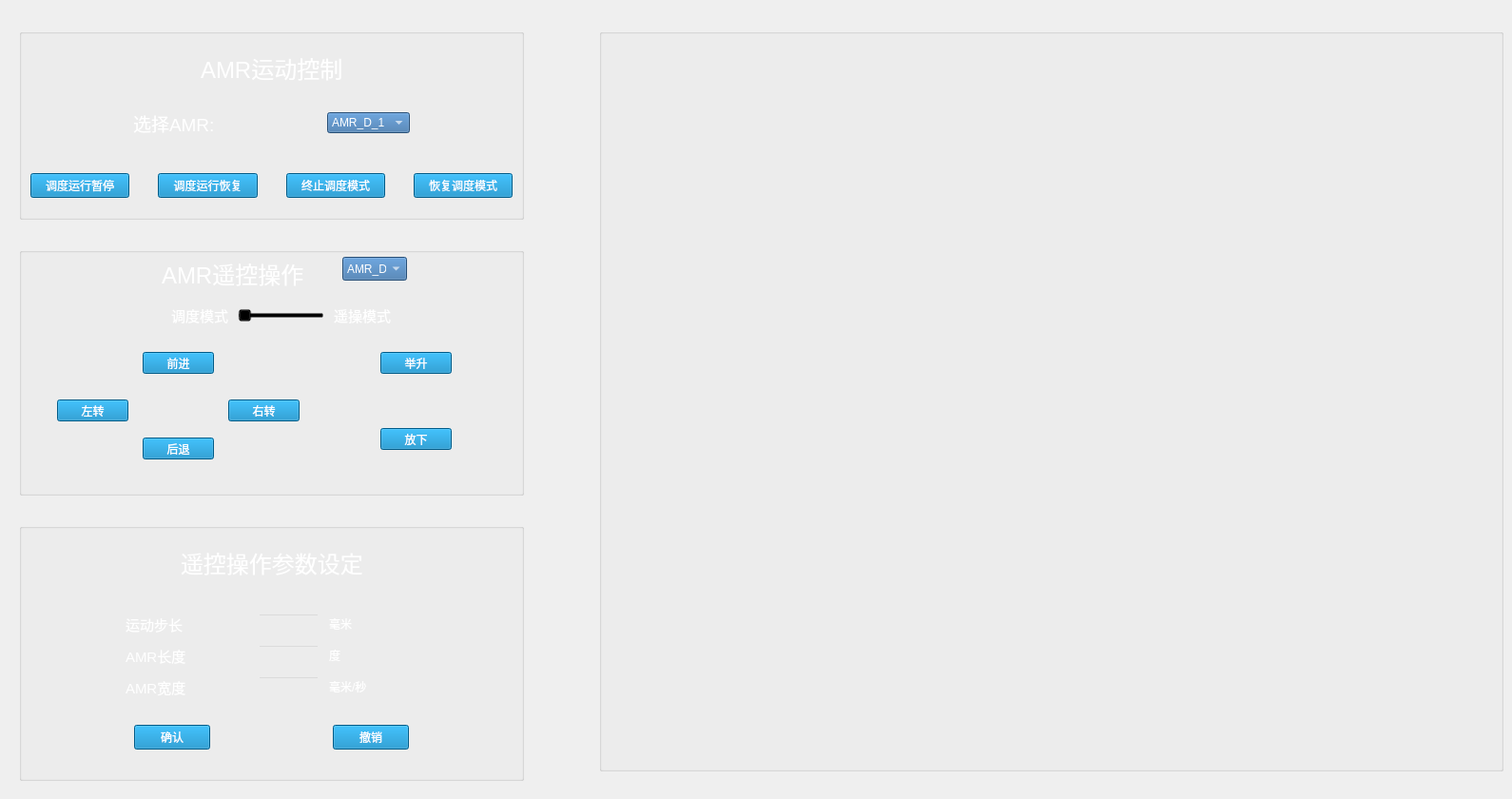
          <widget class="QWidget" name="tab_5">
           <attribute name="title">
            <string>AMR干预控制</string>
           </attribute>
           <widget class="QWidget" name="widget_5" native="true">
            <property name="geometry">
             <rect>
              <x>10</x>
              <y>10</y>
              <width>591</width>
              <height>821</height>
             </rect>
            </property>
            <widget class="QGroupBox" name="groupBox_38">
             <property name="geometry">
              <rect>
               <x>10</x>
               <y>20</y>
               <width>531</width>
               <height>201</height>
              </rect>
             </property>
             <property name="styleSheet">
              <string notr="true">background-color: transparent;</string>
             </property>
             <property name="title">
              <string/>
             </property>
             <layout class="QVBoxLayout" name="verticalLayout_20">
              <item>
               <widget class="QWidget" name="widget_8" native="true">
                <layout class="QGridLayout" name="gridLayout_13">
                 <item row="0" column="2">
                  <spacer name="horizontalSpacer_13">
                   <property name="orientation">
                    <enum>Qt::Horizontal</enum>
                   </property>
                   <property name="sizeHint" stdset="0">
                    <size>
                     <width>40</width>
                     <height>20</height>
                    </size>
                   </property>
                  </spacer>
                 </item>
                 <item row="0" column="0">
                  <spacer name="horizontalSpacer_12">
                   <property name="orientation">
                    <enum>Qt::Horizontal</enum>
                   </property>
                   <property name="sizeHint" stdset="0">
                    <size>
                     <width>40</width>
                     <height>20</height>
                    </size>
                   </property>
                  </spacer>
                 </item>
                 <item row="0" column="1">
                  <widget class="QLabel" name="label_240">
                   <property name="font">
                    <font>
                     <pointsize>10</pointsize>
                    </font>
                   </property>
                   <property name="text">
                    <string>&lt;html&gt;&lt;head/&gt;&lt;body&gt;&lt;p&gt;&lt;span style=&quot; font-size:18pt; color:#ffffff;&quot;&gt;AMR运动控制&lt;/span&gt;&lt;/p&gt;&lt;/body&gt;&lt;/html&gt;</string>
                   </property>
                  </widget>
                 </item>
                 <item row="1" column="1">
                  <spacer name="verticalSpacer_3">
                   <property name="orientation">
                    <enum>Qt::Vertical</enum>
                   </property>
                   <property name="sizeHint" stdset="0">
                    <size>
                     <width>20</width>
                     <height>40</height>
                    </size>
                   </property>
                  </spacer>
                 </item>
                </layout>
               </widget>
              </item>
              <item>
               <layout class="QHBoxLayout" name="horizontalLayout_9">
                <property name="spacing">
                 <number>20</number>
                </property>
                <property name="leftMargin">
                 <number>10</number>
                </property>
                <property name="rightMargin">
                 <number>10</number>
                </property>
                <item>
                 <spacer name="horizontalSpacer_14">
                  <property name="orientation">
                   <enum>Qt::Horizontal</enum>
                  </property>
                  <property name="sizeHint" stdset="0">
                   <size>
                    <width>40</width>
                    <height>20</height>
                   </size>
                  </property>
                 </spacer>
                </item>
                <item>
                 <widget class="QLabel" name="label_241">
                  <property name="text">
                   <string>&lt;html&gt;&lt;head/&gt;&lt;body&gt;&lt;p&gt;&lt;span style=&quot; font-size:14pt; color:#ffffff;&quot;&gt;选择AMR:&lt;/span&gt;&lt;/p&gt;&lt;/body&gt;&lt;/html&gt;</string>
                  </property>
                 </widget>
                </item>
                <item>
                 <spacer name="horizontalSpacer_15">
                  <property name="orientation">
                   <enum>Qt::Horizontal</enum>
                  </property>
                  <property name="sizeHint" stdset="0">
                   <size>
                    <width>40</width>
                    <height>20</height>
                   </size>
                  </property>
                 </spacer>
                </item>
                <item>
                 <widget class="QComboBox" name="comboBox_10">
                  <property name="styleSheet">
                   <string notr="true">background-color: rgb(55, 111, 167);
color: rgb(255, 255, 255);</string>
                  </property>
                  <item>
                   <property name="text">
                    <string>AMR_D_1</string>
                   </property>
                  </item>
                  <item>
                   <property name="text">
                    <string>AMR_D_2</string>
                   </property>
                  </item>
                  <item>
                   <property name="text">
                    <string>AMR_S_1</string>
                   </property>
                  </item>
                  <item>
                   <property name="text">
                    <string>AMR_S_2</string>
                   </property>
                  </item>
                 </widget>
                </item>
                <item>
                 <spacer name="horizontalSpacer_16">
                  <property name="orientation">
                   <enum>Qt::Horizontal</enum>
                  </property>
                  <property name="sizeHint" stdset="0">
                   <size>
                    <width>40</width>
                    <height>20</height>
                   </size>
                  </property>
                 </spacer>
                </item>
               </layout>
              </item>
              <item>
               <spacer name="verticalSpacer">
                <property name="orientation">
                 <enum>Qt::Vertical</enum>
                </property>
                <property name="sizeHint" stdset="0">
                 <size>
                  <width>20</width>
                  <height>60</height>
                 </size>
                </property>
               </spacer>
              </item>
              <item>
               <layout class="QHBoxLayout" name="horizontalLayout_22">
                <property name="spacing">
                 <number>30</number>
                </property>
                <item>
                 <widget class="QPushButton" name="pushButton_82">
                  <property name="sizePolicy">
                   <sizepolicy hsizetype="Minimum" vsizetype="Minimum">
                    <horstretch>0</horstretch>
                    <verstretch>0</verstretch>
                   </sizepolicy>
                  </property>
                  <property name="styleSheet">
                   <string notr="true">color: rgb(255, 255, 255);
background-color: rgb(0, 127, 190);</string>
                  </property>
                  <property name="text">
                   <string>调度运行暂停</string>
                  </property>
                 </widget>
                </item>
                <item>
                 <widget class="QPushButton" name="pushButton_83">
                  <property name="sizePolicy">
                   <sizepolicy hsizetype="Minimum" vsizetype="Minimum">
                    <horstretch>0</horstretch>
                    <verstretch>0</verstretch>
                   </sizepolicy>
                  </property>
                  <property name="styleSheet">
                   <string notr="true">color: rgb(255, 255, 255);
background-color: rgb(0, 127, 190);</string>
                  </property>
                  <property name="text">
                   <string>调度运行恢复</string>
                  </property>
                 </widget>
                </item>
                <item>
                 <widget class="QPushButton" name="pushButton_100">
                  <property name="sizePolicy">
                   <sizepolicy hsizetype="Minimum" vsizetype="Minimum">
                    <horstretch>0</horstretch>
                    <verstretch>0</verstretch>
                   </sizepolicy>
                  </property>
                  <property name="styleSheet">
                   <string notr="true">color: rgb(255, 255, 255);
background-color: rgb(0, 127, 190);</string>
                  </property>
                  <property name="text">
                   <string>终止调度模式</string>
                  </property>
                 </widget>
                </item>
                <item>
                 <widget class="QPushButton" name="pushButton_101">
                  <property name="sizePolicy">
                   <sizepolicy hsizetype="Minimum" vsizetype="Minimum">
                    <horstretch>0</horstretch>
                    <verstretch>0</verstretch>
                   </sizepolicy>
                  </property>
                  <property name="styleSheet">
                   <string notr="true">color: rgb(255, 255, 255);
background-color: rgb(0, 127, 190);</string>
                  </property>
                  <property name="text">
                   <string>恢复调度模式</string>
                  </property>
                 </widget>
                </item>
               </layout>
              </item>
              <item>
               <spacer name="verticalSpacer_2">
                <property name="orientation">
                 <enum>Qt::Vertical</enum>
                </property>
                <property name="sizeHint" stdset="0">
                 <size>
                  <width>20</width>
                  <height>40</height>
                 </size>
                </property>
               </spacer>
              </item>
             </layout>
            </widget>
            <widget class="QGroupBox" name="groupBox_41">
             <property name="geometry">
              <rect>
               <x>10</x>
               <y>540</y>
               <width>531</width>
               <height>271</height>
              </rect>
             </property>
             <property name="styleSheet">
              <string notr="true">background-color: transparent;</string>
             </property>
             <property name="title">
              <string/>
             </property>
             <layout class="QVBoxLayout" name="verticalLayout_21">
              <item>
               <widget class="QWidget" name="widget_9" native="true">
                <layout class="QGridLayout" name="gridLayout">
                 <item row="0" column="0">
                  <spacer name="horizontalSpacer_18">
                   <property name="orientation">
                    <enum>Qt::Horizontal</enum>
                   </property>
                   <property name="sizeHint" stdset="0">
                    <size>
                     <width>40</width>
                     <height>20</height>
                    </size>
                   </property>
                  </spacer>
                 </item>
                 <item row="0" column="2">
                  <spacer name="horizontalSpacer_19">
                   <property name="orientation">
                    <enum>Qt::Horizontal</enum>
                   </property>
                   <property name="sizeHint" stdset="0">
                    <size>
                     <width>40</width>
                     <height>20</height>
                    </size>
                   </property>
                  </spacer>
                 </item>
                 <item row="1" column="1">
                  <spacer name="verticalSpacer_8">
                   <property name="orientation">
                    <enum>Qt::Vertical</enum>
                   </property>
                   <property name="sizeHint" stdset="0">
                    <size>
                     <width>20</width>
                     <height>40</height>
                    </size>
                   </property>
                  </spacer>
                 </item>
                 <item row="0" column="1">
                  <widget class="QLabel" name="label_247">
                   <property name="text">
                    <string>&lt;html&gt;&lt;head/&gt;&lt;body&gt;&lt;p&gt;&lt;span style=&quot; font-size:18pt; color:#ffffff;&quot;&gt;遥控操作参数设定&lt;/span&gt;&lt;/p&gt;&lt;/body&gt;&lt;/html&gt;</string>
                   </property>
                  </widget>
                 </item>
                </layout>
               </widget>
              </item>
              <item>
               <layout class="QGridLayout" name="gridLayout_27" rowstretch="1,1,1" columnstretch="2,1,3">
                <property name="leftMargin">
                 <number>100</number>
                </property>
                <property name="rightMargin">
                 <number>0</number>
                </property>
                <property name="spacing">
                 <number>10</number>
                </property>
                <item row="1" column="0">
                 <widget class="QLabel" name="label_257">
                  <property name="text">
                   <string>&lt;html&gt;&lt;head/&gt;&lt;body&gt;&lt;p&gt;&lt;span style=&quot; font-size:11pt; color:#ffffff;&quot;&gt;AMR长度&lt;/span&gt;&lt;/p&gt;&lt;/body&gt;&lt;/html&gt;</string>
                  </property>
                 </widget>
                </item>
                <item row="0" column="1">
                 <widget class="QLineEdit" name="lineEdit_204"/>
                </item>
                <item row="0" column="2">
                 <widget class="QLabel" name="label_284">
                  <property name="text">
                   <string>&lt;html&gt;&lt;head/&gt;&lt;body&gt;&lt;p&gt;&lt;span style=&quot; color:#ffffff;&quot;&gt;毫米&lt;/span&gt;&lt;/p&gt;&lt;/body&gt;&lt;/html&gt;</string>
                  </property>
                 </widget>
                </item>
                <item row="1" column="2">
                 <widget class="QLabel" name="label_290">
                  <property name="text">
                   <string>&lt;html&gt;&lt;head/&gt;&lt;body&gt;&lt;p&gt;&lt;span style=&quot; color:#ffffff;&quot;&gt;度&lt;/span&gt;&lt;/p&gt;&lt;/body&gt;&lt;/html&gt;</string>
                  </property>
                 </widget>
                </item>
                <item row="2" column="0">
                 <widget class="QLabel" name="label_258">
                  <property name="text">
                   <string>&lt;html&gt;&lt;head/&gt;&lt;body&gt;&lt;p&gt;&lt;span style=&quot; font-size:11pt; color:#ffffff;&quot;&gt;AMR宽度&lt;/span&gt;&lt;/p&gt;&lt;/body&gt;&lt;/html&gt;</string>
                  </property>
                 </widget>
                </item>
                <item row="2" column="2">
                 <widget class="QLabel" name="label_291">
                  <property name="text">
                   <string>&lt;html&gt;&lt;head/&gt;&lt;body&gt;&lt;p&gt;&lt;span style=&quot; color:#ffffff;&quot;&gt;毫米/秒&lt;/span&gt;&lt;/p&gt;&lt;/body&gt;&lt;/html&gt;</string>
                  </property>
                 </widget>
                </item>
                <item row="0" column="0">
                 <widget class="QLabel" name="label_259">
                  <property name="text">
                   <string>&lt;html&gt;&lt;head/&gt;&lt;body&gt;&lt;p&gt;&lt;span style=&quot; font-size:11pt; color:#ffffff;&quot;&gt;运动步长&lt;/span&gt;&lt;/p&gt;&lt;/body&gt;&lt;/html&gt;</string>
                  </property>
                 </widget>
                </item>
                <item row="2" column="1">
                 <widget class="QLineEdit" name="lineEdit_213"/>
                </item>
                <item row="1" column="1">
                 <widget class="QLineEdit" name="lineEdit_212"/>
                </item>
               </layout>
              </item>
              <item>
               <spacer name="verticalSpacer_9">
                <property name="orientation">
                 <enum>Qt::Vertical</enum>
                </property>
                <property name="sizeHint" stdset="0">
                 <size>
                  <width>20</width>
                  <height>40</height>
                 </size>
                </property>
               </spacer>
              </item>
              <item>
               <layout class="QHBoxLayout" name="horizontalLayout_11">
                <property name="spacing">
                 <number>30</number>
                </property>
                <property name="leftMargin">
                 <number>10</number>
                </property>
                <property name="rightMargin">
                 <number>10</number>
                </property>
                <item>
                 <spacer name="horizontalSpacer_23">
                  <property name="orientation">
                   <enum>Qt::Horizontal</enum>
                  </property>
                  <property name="sizeHint" stdset="0">
                   <size>
                    <width>40</width>
                    <height>20</height>
                   </size>
                  </property>
                 </spacer>
                </item>
                <item>
                 <widget class="QPushButton" name="pushButton_81">
                  <property name="styleSheet">
                   <string notr="true">color: rgb(255, 255, 255);
background-color: rgb(0, 127, 190);</string>
                  </property>
                  <property name="text">
                   <string>确认</string>
                  </property>
                 </widget>
                </item>
                <item>
                 <spacer name="horizontalSpacer_25">
                  <property name="orientation">
                   <enum>Qt::Horizontal</enum>
                  </property>
                  <property name="sizeHint" stdset="0">
                   <size>
                    <width>40</width>
                    <height>20</height>
                   </size>
                  </property>
                 </spacer>
                </item>
                <item>
                 <widget class="QPushButton" name="pushButton_91">
                  <property name="styleSheet">
                   <string notr="true">color: rgb(255, 255, 255);
background-color: rgb(0, 127, 190);</string>
                  </property>
                  <property name="text">
                   <string>撤销</string>
                  </property>
                 </widget>
                </item>
                <item>
                 <spacer name="horizontalSpacer_24">
                  <property name="orientation">
                   <enum>Qt::Horizontal</enum>
                  </property>
                  <property name="sizeHint" stdset="0">
                   <size>
                    <width>40</width>
                    <height>20</height>
                   </size>
                  </property>
                 </spacer>
                </item>
               </layout>
              </item>
              <item>
               <spacer name="verticalSpacer_10">
                <property name="orientation">
                 <enum>Qt::Vertical</enum>
                </property>
                <property name="sizeHint" stdset="0">
                 <size>
                  <width>20</width>
                  <height>40</height>
                 </size>
                </property>
               </spacer>
              </item>
             </layout>
            </widget>
            <widget class="QGroupBox" name="groupBox_42">
             <property name="geometry">
              <rect>
               <x>10</x>
               <y>250</y>
               <width>531</width>
               <height>261</height>
              </rect>
             </property>
             <property name="styleSheet">
              <string notr="true">background-color: transparent;</string>
             </property>
             <property name="title">
              <string/>
             </property>
             <widget class="QLabel" name="label_248">
              <property name="geometry">
               <rect>
                <x>150</x>
                <y>10</y>
                <width>171</width>
                <height>31</height>
               </rect>
              </property>
              <property name="text">
               <string>&lt;html&gt;&lt;head/&gt;&lt;body&gt;&lt;p&gt;&lt;span style=&quot; font-size:18pt; color:#ffffff;&quot;&gt;AMR遥控操作&lt;/span&gt;&lt;/p&gt;&lt;/body&gt;&lt;/html&gt;</string>
              </property>
             </widget>
             <widget class="QWidget" name="layoutWidget">
              <property name="geometry">
               <rect>
                <x>160</x>
                <y>60</y>
                <width>231</width>
                <height>24</height>
               </rect>
              </property>
              <layout class="QHBoxLayout" name="horizontalLayout_12">
               <property name="spacing">
                <number>10</number>
               </property>
               <item>
                <widget class="QLabel" name="label_242">
                 <property name="text">
                  <string>&lt;html&gt;&lt;head/&gt;&lt;body&gt;&lt;p&gt;&lt;span style=&quot; font-size:11pt; color:#ffffff;&quot;&gt;调度模式&lt;/span&gt;&lt;/p&gt;&lt;/body&gt;&lt;/html&gt;</string>
                 </property>
                </widget>
               </item>
               <item>
                <widget class="QSlider" name="horizontalSlider">
                 <property name="orientation">
                  <enum>Qt::Horizontal</enum>
                 </property>
                </widget>
               </item>
               <item>
                <widget class="QLabel" name="label_243">
                 <property name="text">
                  <string>&lt;html&gt;&lt;head/&gt;&lt;body&gt;&lt;p&gt;&lt;span style=&quot; font-size:11pt; color:#ffffff;&quot;&gt;遥操模式&lt;/span&gt;&lt;/p&gt;&lt;/body&gt;&lt;/html&gt;</string>
                 </property>
                </widget>
               </item>
              </layout>
             </widget>
             <widget class="QPushButton" name="pushButton_85">
              <property name="geometry">
               <rect>
                <x>130</x>
                <y>200</y>
                <width>75</width>
                <height>23</height>
               </rect>
              </property>
              <property name="styleSheet">
               <string notr="true">color: rgb(255, 255, 255);
background-color: rgb(0, 127, 190);</string>
              </property>
              <property name="text">
               <string>后退</string>
              </property>
             </widget>
             <widget class="QPushButton" name="pushButton_87">
              <property name="geometry">
               <rect>
                <x>220</x>
                <y>160</y>
                <width>75</width>
                <height>23</height>
               </rect>
              </property>
              <property name="styleSheet">
               <string notr="true">color: rgb(255, 255, 255);
background-color: rgb(0, 127, 190);</string>
              </property>
              <property name="text">
               <string>右转</string>
              </property>
             </widget>
             <widget class="QPushButton" name="pushButton_86">
              <property name="geometry">
               <rect>
                <x>40</x>
                <y>160</y>
                <width>75</width>
                <height>23</height>
               </rect>
              </property>
              <property name="styleSheet">
               <string notr="true">color: rgb(255, 255, 255);
background-color: rgb(0, 127, 190);</string>
              </property>
              <property name="text">
               <string>左转</string>
              </property>
             </widget>
             <widget class="QPushButton" name="pushButton_103">
              <property name="geometry">
               <rect>
                <x>380</x>
                <y>190</y>
                <width>75</width>
                <height>23</height>
               </rect>
              </property>
              <property name="styleSheet">
               <string notr="true">color: rgb(255, 255, 255);
background-color: rgb(0, 127, 190);</string>
              </property>
              <property name="text">
               <string>放下</string>
              </property>
             </widget>
             <widget class="QComboBox" name="comboBox_14">
              <property name="geometry">
               <rect>
                <x>340</x>
                <y>10</y>
                <width>68</width>
                <height>25</height>
               </rect>
              </property>
              <property name="styleSheet">
               <string notr="true">background-color: rgb(55, 111, 167);
color: rgb(255, 255, 255);</string>
              </property>
              <item>
               <property name="text">
                <string>AMR_D_1</string>
               </property>
              </item>
              <item>
               <property name="text">
                <string>AMR_D_2</string>
               </property>
              </item>
              <item>
               <property name="text">
                <string>AMR_S_1</string>
               </property>
              </item>
              <item>
               <property name="text">
                <string>AMR_S_2</string>
               </property>
              </item>
             </widget>
             <widget class="QPushButton" name="pushButton_84">
              <property name="geometry">
               <rect>
                <x>130</x>
                <y>110</y>
                <width>75</width>
                <height>23</height>
               </rect>
              </property>
              <property name="styleSheet">
               <string notr="true">color: rgb(255, 255, 255);
background-color: rgb(0, 127, 190);</string>
              </property>
              <property name="text">
               <string>前进</string>
              </property>
             </widget>
             <widget class="QPushButton" name="pushButton_102">
              <property name="geometry">
               <rect>
                <x>380</x>
                <y>110</y>
                <width>75</width>
                <height>23</height>
               </rect>
              </property>
              <property name="styleSheet">
               <string notr="true">color: rgb(255, 255, 255);
background-color: rgb(0, 127, 190);</string>
              </property>
              <property name="text">
               <string>举升</string>
              </property>
             </widget>
            </widget>
           </widget>
           <widget class="QGroupBox" name="groupBox_20">
            <property name="geometry">
             <rect>
              <x>630</x>
              <y>30</y>
              <width>951</width>
              <height>781</height>
             </rect>
            </property>
            <property name="title">
             <string/>
            </property>
           </widget>
          </widget>
